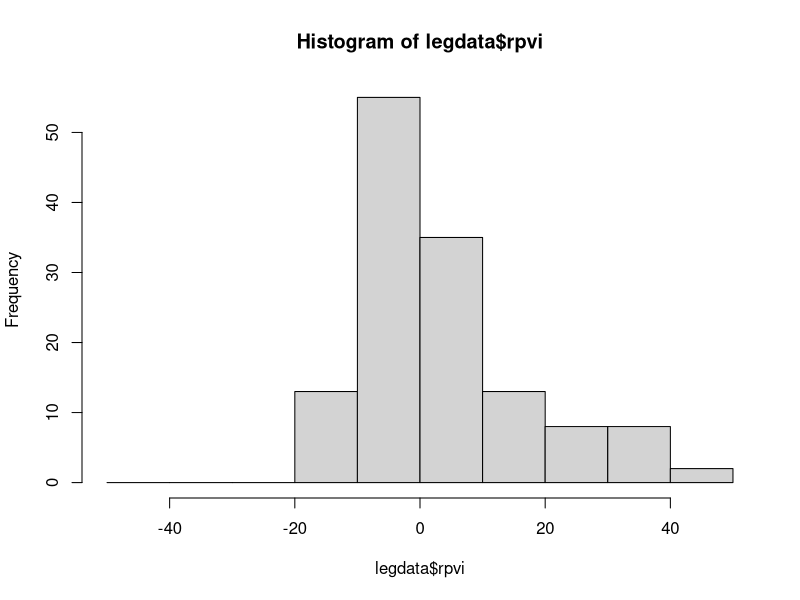
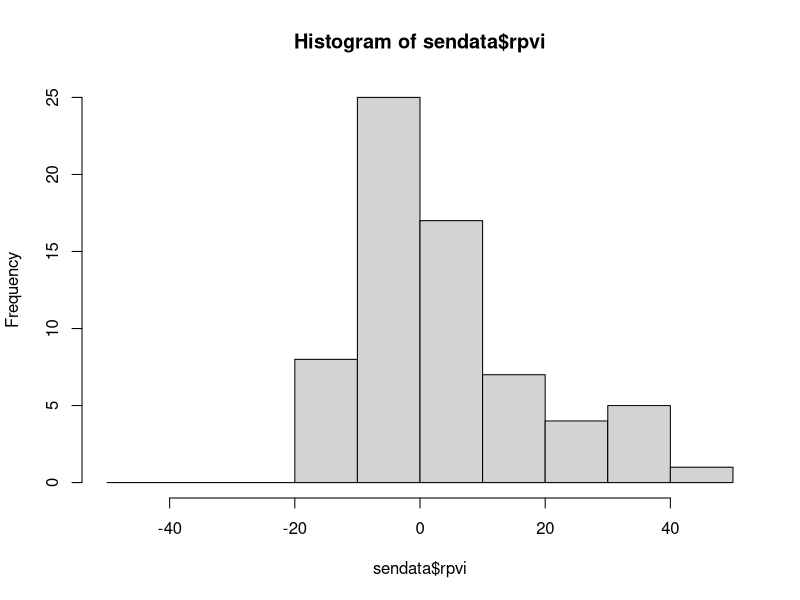

Source code (R) for these figures, in order:
## script for calculating the 2015 hPVI

# load the libraries
library(dplyr)

# load the 2014 data
rdata2014 <- read.csv("./data/precinct_2014.csv", header=TRUE, stringsAsFactors=FALSE)
rdata2012 <- read.csv("./data/precinct_2012.csv", header=TRUE, stringsAsFactors=FALSE)

# 2012 data contains a totals row at the bottom
rdata2012 <- rdata2012[1:nrow(rdata2012)-1,]

# function for adding a leading zero to leg districts without one
formatLegDist <- function(x){
    if(nchar(x)<3){
        paste("0",x,sep="")
    } else {
        x
    }
}

# format the leg dist column, add a leading zero to single digit districts
rdata2014$MNLEGDIST <- sapply(rdata2014$MNLEGDIST, formatLegDist)
rdata2012$MNLEGDIST <- sapply(rdata2012$MNLEGDIST, formatLegDist)

# convert the countycode-mailballot columns to factors
rdata2014[6:18] <- lapply(rdata2014[6:18], as.factor)
rdata2012[5:17] <- lapply(rdata2012[5:17], as.factor)

# convert to a dplyr tbl
cdata2014 <- tbl_df(rdata2014)
cdata2012 <- tbl_df(rdata2012)

# get the gov % by sen district
sendata2014 <- summarise(group_by(cdata2014, MNSENDIST), 
                        gov=sum(MNGOVDFL)/(sum(MNGOVDFL)+sum(MNGOVR)))

# get the pres % by sen district
sendata2012 <- summarise(group_by(cdata2012, MNSENDIST),  
                        pres=sum(USPRSDFL)/(sum(USPRSDFL)+sum(USPRSR)))

# get the gov % by house district
legdata2014 <- summarise(group_by(cdata2014, MNLEGDIST), 
                      gov=sum(MNGOVDFL)/(sum(MNGOVDFL)+sum(MNGOVR)))

# get the pres % by house district
legdata2012 <- summarise(group_by(cdata2012, MNLEGDIST),  
                         pres=sum(USPRSDFL)/(sum(USPRSDFL)+sum(USPRSR)))

# merge the senate and house data
sendata <- merge(sendata2014, sendata2012, by.x = "MNSENDIST", by.y = "MNSENDIST", all=TRUE)
legdata <- merge(legdata2014, legdata2012, by.x = "MNLEGDIST", by.y = "MNLEGDIST", all=TRUE)

# get rid of variables used to create data
#rm("rdata2014","rdata2012","cdata2014","cdata2012", "sendata2014", "sendata2012", "legdata2014", "legdata2012")

# rename the district column
names(sendata)[1] <- "district"
names(legdata)[1] <- "district"

# reorder the data
sendata <- arrange(sendata, district)
legdata <- arrange(legdata, district)

# get the ave between the pres and gov
sendata <- mutate(sendata,ave=(pres+gov)/2)
legdata <- mutate(legdata,ave=(pres+gov)/2)

# calculate the raw pvi number
sendata <- mutate(sendata,rpvi=(ave-.5)*100)
legdata <- mutate(legdata,rpvi=(ave-.5)*100)

# format the raw pvi into the standard pvi format
sendata <- mutate(sendata,hpvi=ifelse(round(rpvi,digits=0)>0, 
                                      paste("D+", as.character(round(rpvi,digits=0)) , sep=""), 
                                      ifelse(round(rpvi,digits=0)<0, 
                                             paste("R+", as.character(abs(round(rpvi,digits=0))), sep=""), 
                                             "EVEN")))

legdata <- mutate(legdata,hpvi=ifelse(round(rpvi,digits=0)>0, 
                                      paste("D+", as.character(round(rpvi,digits=0)) , sep=""), 
                                      ifelse(round(rpvi,digits=0)<0, 
                                             paste("R+", as.character(abs(round(rpvi,digits=0))), sep=""), 
                                             "EVEN")))

######### data is ready to go, write to file ###########
write.csv(sendata,file="./data/mn_senate_hpvi_2014.csv")
write.csv(legdata,file="./data/mn_house_hpvi_2014.csv")
########################################################


hist(legdata$rpvi, breaks=c(-50,-40,-30,-20,-10,0,10,20,30,40,50))
hist(sendata$rpvi, breaks=c(-50,-40,-30,-20,-10,0,10,20,30,40,50))




                                      




